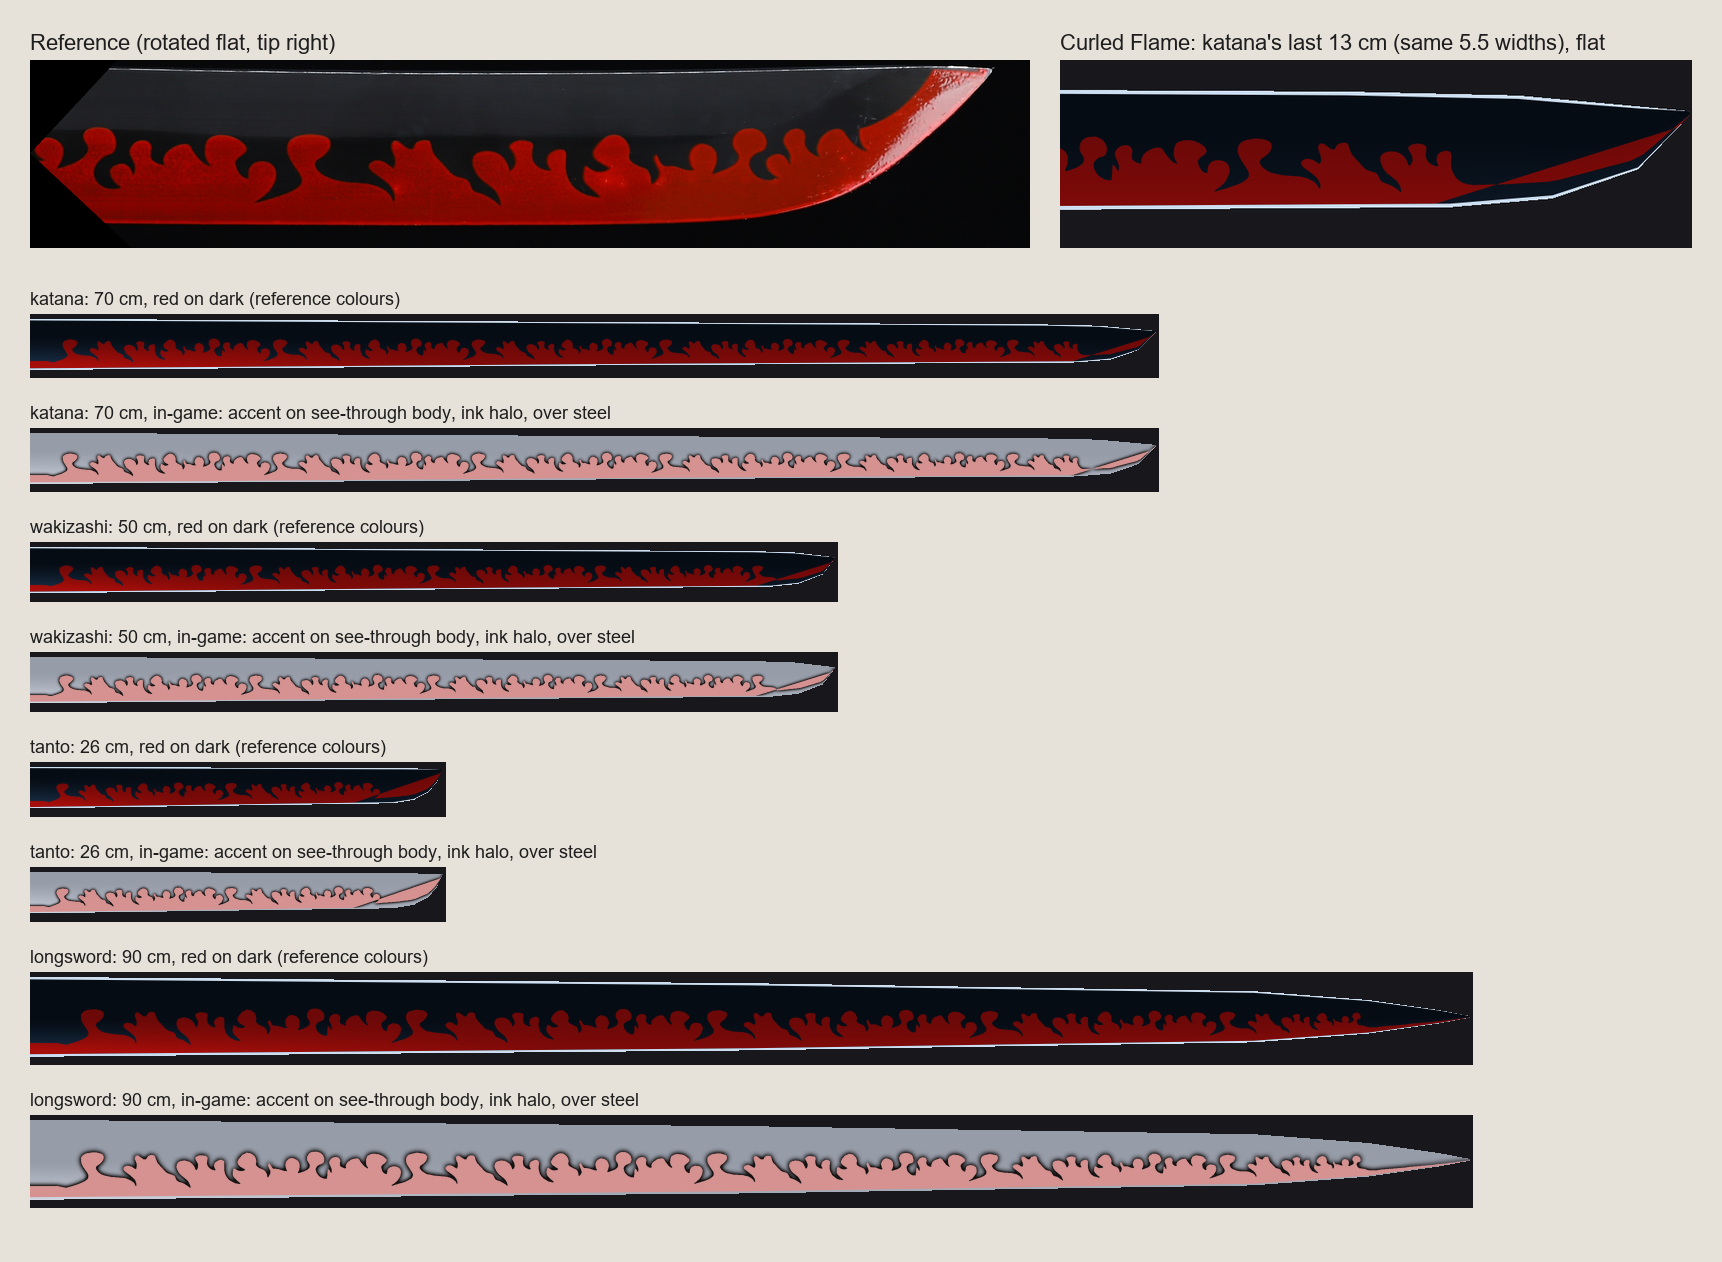

Recreate this plot in Python.
"""Curled Flame etch (Create Swords!, 2026-11-10): flat preview beside the reference
(References/Etching Table/curled-flame-2026-11-10/curled-flame-reference.png, rotated so the blade lies flat).

The flames are the dark shapes (Allen: "the black is actually the flame"): pointed tongues hanging from the dark steel
toward the cutting edge, each curling to a sharp tip, with round heads of the band colour between them. The band's top
is one boundary curve along the blade, built flame by flame from cubic Beziers in local blade widths and sampled into
points; the colour is everything below it. It is cut at every head's crown into pieces the canvas fills (concave, but
each column crosses a piece's outline cleanly). Coordinates: centimetres on the face, x along the blade, y across
from the cutting-edge line. Shared/EtchPatterns builds the same shape in the game.

Run:  python curled_flame_preview.py  -> curled_flame_preview.png next to this file
"""
import json, math, os
import numpy as np
from PIL import Image, ImageDraw, ImageFilter, ImageFont

HERE = os.path.dirname(os.path.abspath(__file__))
VAULT = os.path.normpath(os.path.join(HERE, "..", ".."))
DATA = os.path.join(VAULT, "Prototypes", "tanto-forge", "dist", "data")
REF = os.path.join(VAULT, "References", "Etching Table", "curled-flame-2026-11-10", "curled-flame-reference.png")
BG = (24, 24, 28)
MOTIF_CM = 7.0          # EtchCanvas.MOTIF_CM: sizes come from the width up to this
from flame_shape import BAND, FOOT, boundary  # the shape itself (shared with the overlay and the game port)


def flame_polys(length, widthAt, limit):
    """Polygons (cm, x along / y from the edge line): the region under the boundary, cut at every head's crown."""
    cap = lambda x: min(widthAt(x), MOTIF_CM)
    pts, cuts = boundary(length, cap, limit)
    cuts = [0] + cuts + [len(pts) - 1]
    polys = []
    for a, b in zip(cuts, cuts[1:]):
        run = [(x, v * cap(min(max(x, 0), length))) for x, v in pts[a:b + 1]]
        x0, x1 = run[0][0], run[-1][0]
        polys.append(run + [(x1, FOOT * cap(min(max(x1, 0), length))), (x0, FOOT * cap(min(max(x0, 0), length)))])
    return polys


# --- drawing -----------------------------------------------------------------------------------------------------
def blade(name):
    d = json.load(open(os.path.join(DATA, name + ".json"), encoding="utf-8"))
    st = d["stages"]["refined"]
    L = st["length"]

    def curve(pts):
        pts = sorted(pts)
        return lambda u: np.interp(u, [p[0] for p in pts], [p[1] for p in pts])

    return L, curve(st["spine"]), curve(st["edge"]), curve(st["ridge"])


def limit_of(L, widthAt):
    lim = L - 1.1 * widthAt(L * 0.95)
    x, start, gap = lim - 0.25, None, 0
    while x > 0.4 * L:
        if widthAt(x) - widthAt(x + 0.25) > 0.25 * 0.25:
            start, gap = x, 0
        else:
            gap += 0.25
            if gap > 0.5 * widthAt(x):
                break
        x -= 0.25
    return start or lim


def draw(name, ppc, style, flip=False):
    """Flat blade, hilt left, edge at the bottom. style 'ref': red band on dark steel; 'game': the canvas's look on
    a see-through body (mark = accent lifted toward white, dark ink halo) over plain steel."""
    L, spine, edge, ridge = blade(name)
    widthAt = lambda x: float(spine(x / L) - edge(x / L))
    polys = flame_polys(L, widthAt, limit_of(L, widthAt))
    half = max(float(spine(0)), -float(edge(0))) + 0.3
    SS = 3
    W, H = int(L * ppc) + 4, int(2 * half * ppc) + 4
    mask = Image.new("L", (W * SS, H * SS), 0)
    dr = ImageDraw.Draw(mask)
    for poly in polys:  # y from the edge line -> blade cm -> pixels (edge at the bottom)
        pts = [(x * ppc * SS, (half - float(edge(min(max(x, 0), L) / L)) - y) * ppc * SS) for x, y in poly]
        dr.polygon(pts, fill=255)
    mask = mask.resize((W, H), Image.LANCZOS)
    cov = np.asarray(mask, np.float32) / 255
    X, Y = np.meshgrid((np.arange(W) + 0.5) / ppc, half - (np.arange(H) + 0.5) / ppc)
    u = np.clip(X / L, 0, 1)
    sp, ed = spine(u), edge(u)
    inside = (Y <= sp) & (Y >= ed) & (X <= L)
    w = (Y - ed) / np.maximum(sp - ed, 1e-6)
    pxw = np.maximum(sp - ed, 1e-6) * ppc
    on = np.clip(np.minimum(w - 0.032, 0.968 - w) * pxw + 0.5, 0, 1)  # the overlay's edge and spine strips stay bare
    wr = 1 - ridge(u)
    lit = (np.where(w < wr, 1 - w / wr, 0.0) ** 1.4) * np.clip(1 - u / 0.5, 0.25, 1)
    if style == "ref":
        dark = np.array([6, 12, 20]) + (np.array([30, 56, 84]) - np.array([6, 12, 20])) * lit[..., None]
        red = np.array([108, 9, 8]) + (np.array([165, 14, 10]) - np.array([108, 9, 8])) * np.clip(lit * 1.4, 0, 1)[..., None]
        k = (cov * on)[..., None]
        face = dark * (1 - k) + red * k
        line = np.clip(1 - on, 0, 1)[..., None]
        face = face * (1 - line) + np.array([205, 222, 240]) * line
    else:
        steel = np.array([150, 156, 168]) + 60 * lit[..., None]
        glow_r = 0.07 * min(widthAt(L * 0.3), MOTIF_CM) * ppc
        g = np.asarray(Image.fromarray((cov * 255).astype(np.uint8)).filter(ImageFilter.GaussianBlur(glow_r / 2)), np.float32) / 255
        g = np.clip(g * 2.2, 0, 1)
        accent = np.array([165, 14, 10])
        mark = accent + (255 - accent) * 0.55
        ink = np.array([14, 10, 10])
        a = np.maximum(cov, g * 0.95)[..., None] * on[..., None]
        col = ink * (1 - cov[..., None]) + mark * cov[..., None]
        face = steel * (1 - a) + col * a
    img = np.where(inside[..., None], face, np.array(BG, np.float32))
    im = Image.fromarray(np.clip(img, 0, 255).astype(np.uint8))
    return im, L, len(polys)


def main():
    try:
        font = ImageFont.truetype("arial.ttf", 22)
        small = ImageFont.truetype("arial.ttf", 18)
    except OSError:
        font = small = ImageFont.load_default()
    ref = Image.open(REF).convert("RGB").rotate(-43, resample=Image.BICUBIC, expand=True)
    ref = ref.crop((0, 1230, 2500, 1700))
    ref = ref.resize((ref.width * 2 // 5, ref.height * 2 // 5), Image.LANCZOS)
    kat, _, _ = draw("katana", 60, "ref")
    sec = kat.crop((kat.width - 780, 0, kat.width, kat.height))  # the last 13 cm: the 5.5 blade widths the reference shows
    sec = sec.resize((sec.width * ref.height // sec.height, ref.height), Image.LANCZOS)
    rows = []
    for n in ("katana", "wakizashi", "tanto", "longsword"):
        for style in ("ref", "game"):
            im, L, n_polys = draw(n, 16, style)
            rows.append((im, f"{n}: {L:.0f} cm, {'red on dark (reference colours)' if style == 'ref' else 'in-game: accent on see-through body, ink halo, over steel'}"))
    pad = 30
    width = max(ref.width + sec.width + 3 * pad, max(r[0].width for r in rows) + 2 * pad)
    height = pad + 30 + max(ref.height, sec.height) + 40 + sum(r[0].height + 50 for r in rows) + pad
    sheet = Image.new("RGB", (width, height), (230, 226, 218))
    d = ImageDraw.Draw(sheet)
    d.text((pad, pad), "Reference (rotated flat, tip right)", fill=(30, 30, 30), font=font)
    d.text((2 * pad + ref.width, pad), "Curled Flame: katana's last 13 cm (same 5.5 widths), flat", fill=(30, 30, 30), font=font)
    y = pad + 30
    sheet.paste(ref, (pad, y))
    sheet.paste(sec, (2 * pad + ref.width, y))
    y += max(ref.height, sec.height) + 40
    for im, label in rows:
        d.text((pad, y), label, fill=(30, 30, 30), font=small)
        y += 26
        sheet.paste(im, (pad, y))
        y += im.height + 24
    out = os.path.join(HERE, "curled_flame_preview.png")
    sheet.save(out)
    print(out, sheet.size)


def check():
    polys = flame_polys(70, lambda x: 3.2 - 1.2 * x / 70, 62)
    assert len(polys) > 20, len(polys)
    pts, cuts = boundary(70, lambda x: 3.0, 62)
    xs = [pts[c][0] for c in cuts]
    assert xs == sorted(xs), 'cut points out of order'
    for c in cuts:                                  # a cut is a dark tip: the colour below it reaches the band
        assert 0.10 < pts[c][1] < 0.26, pts[c]


if __name__ == "__main__":
    check()
    main()
